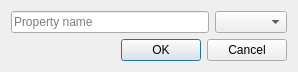
<?xml version="1.0" encoding="UTF-8"?>
<ui version="4.0">
 <class>AddPropertyDialog</class>
 <widget class="QDialog" name="AddPropertyDialog">
  <property name="geometry">
   <rect>
    <x>0</x>
    <y>0</y>
    <width>298</width>
    <height>87</height>
   </rect>
  </property>
  <property name="windowTitle">
   <string>Add Property</string>
  </property>
  <layout class="QGridLayout" name="gridLayout">
   <property name="sizeConstraint">
    <enum>QLayout::SetMinAndMaxSize</enum>
   </property>
   <item row="0" column="0">
    <widget class="QLineEdit" name="name">
     <property name="readOnly">
      <bool>false</bool>
     </property>
     <property name="placeholderText">
      <string>Property name</string>
     </property>
    </widget>
   </item>
   <item row="0" column="1">
    <widget class="QComboBox" name="typeBox"/>
   </item>
   <item row="1" column="0" colspan="2">
    <widget class="QDialogButtonBox" name="buttonBox">
     <property name="locale">
      <locale language="English" country="UnitedStates"/>
     </property>
     <property name="orientation">
      <enum>Qt::Horizontal</enum>
     </property>
     <property name="standardButtons">
      <set>QDialogButtonBox::Cancel|QDialogButtonBox::Ok</set>
     </property>
    </widget>
   </item>
  </layout>
 </widget>
 <tabstops>
  <tabstop>name</tabstop>
 </tabstops>
 <resources/>
 <connections>
  <connection>
   <sender>buttonBox</sender>
   <signal>accepted()</signal>
   <receiver>AddPropertyDialog</receiver>
   <slot>accept()</slot>
   <hints>
    <hint type="sourcelabel">
     <x>302</x>
     <y>96</y>
    </hint>
    <hint type="destinationlabel">
     <x>157</x>
     <y>105</y>
    </hint>
   </hints>
  </connection>
  <connection>
   <sender>buttonBox</sender>
   <signal>rejected()</signal>
   <receiver>AddPropertyDialog</receiver>
   <slot>reject()</slot>
   <hints>
    <hint type="sourcelabel">
     <x>338</x>
     <y>96</y>
    </hint>
    <hint type="destinationlabel">
     <x>286</x>
     <y>105</y>
    </hint>
   </hints>
  </connection>
 </connections>
</ui>
